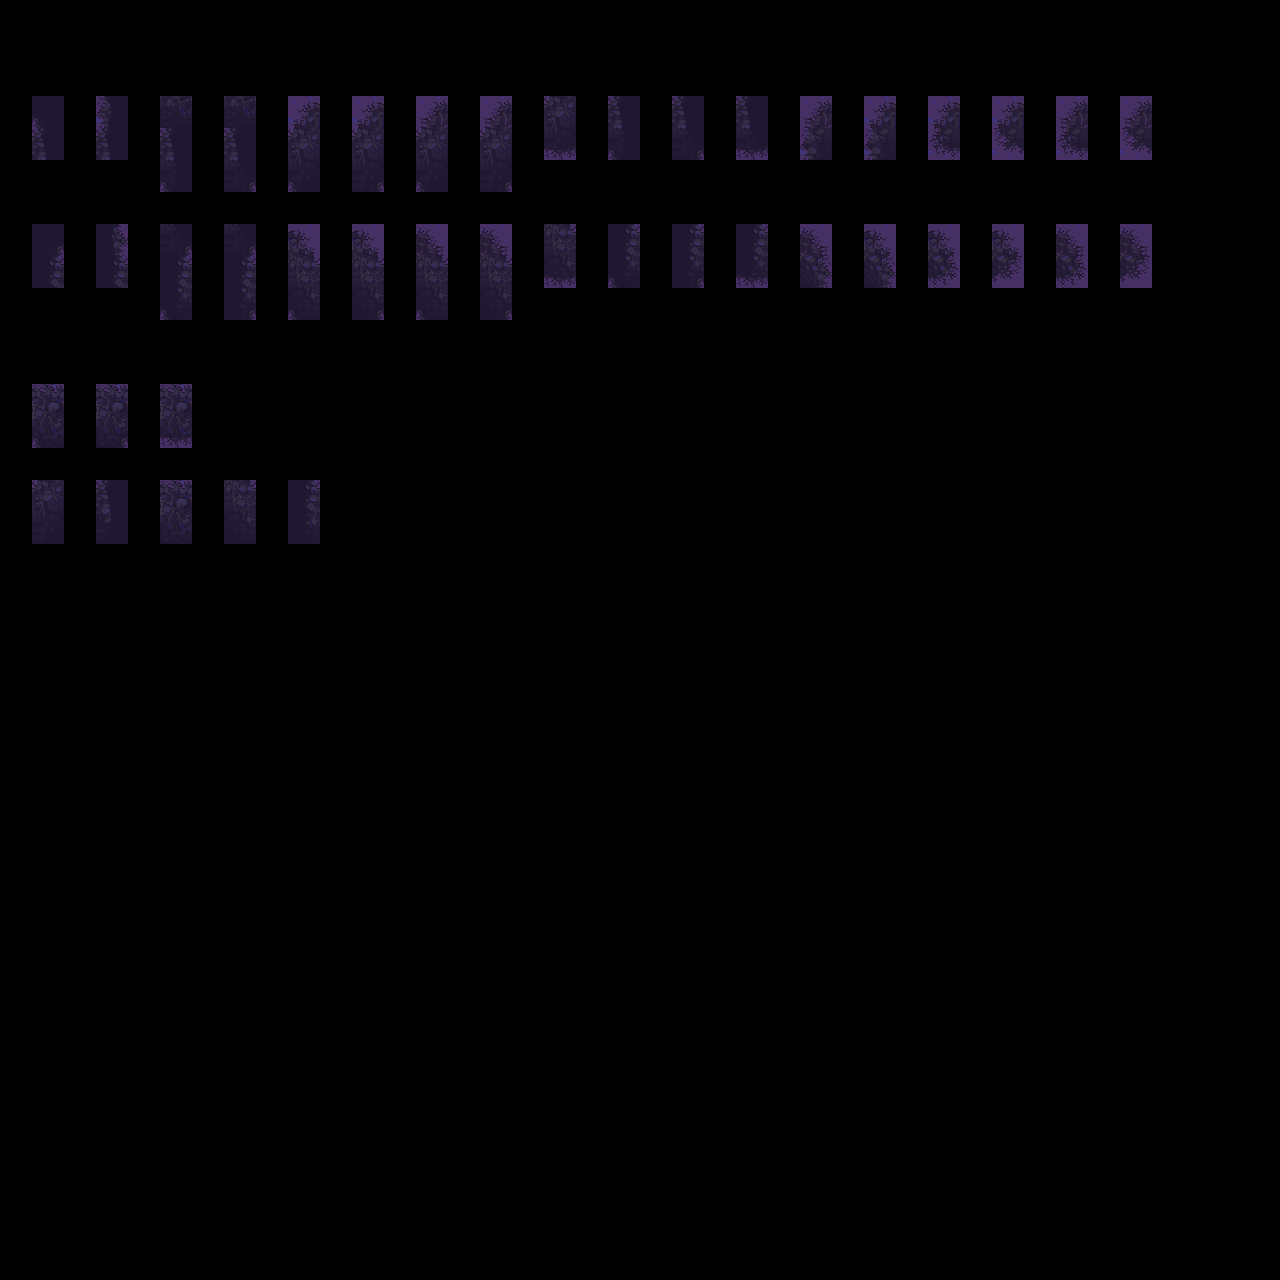

Below is a game level as drawn by its tile map, then a one-line description and the .tmx that defines it (tile-layer data replaced by summaries):
An orthogonal 40x40 tile map with 32x32 px tiles, 2 tile layers (input_terrain2, output_terrain2), 2 hidden layers not drawn.

<map version="1.5" tiledversion="1.7.2" orientation="orthogonal" renderorder="right-down" width="40" height="40" tilewidth="32" tileheight="32" infinite="0" nextlayerid="5" nextobjectid="1">
 <tileset firstgid="1" source="cemetery-tileset-whole.tsx" />
 <layer id="1" name="regions_input" width="40" height="40" visible="0">
  <data>[1600 cells, 100 non-empty, 1 distinct tile ids]</data>
 </layer>
 <layer id="2" name="input_terrain2" width="40" height="40">
  <data>[1600 cells, 100 non-empty, 21 distinct tile ids]</data>
 </layer>
 <layer id="3" name="regions_output" width="40" height="40" visible="0">
  <data>[1600 cells, 48 non-empty, 1 distinct tile ids]</data>
 </layer>
 <layer id="4" name="output_terrain2" width="40" height="40">
  <data>[1600 cells, 50 non-empty, 29 distinct tile ids]</data>
 </layer>
</map>
